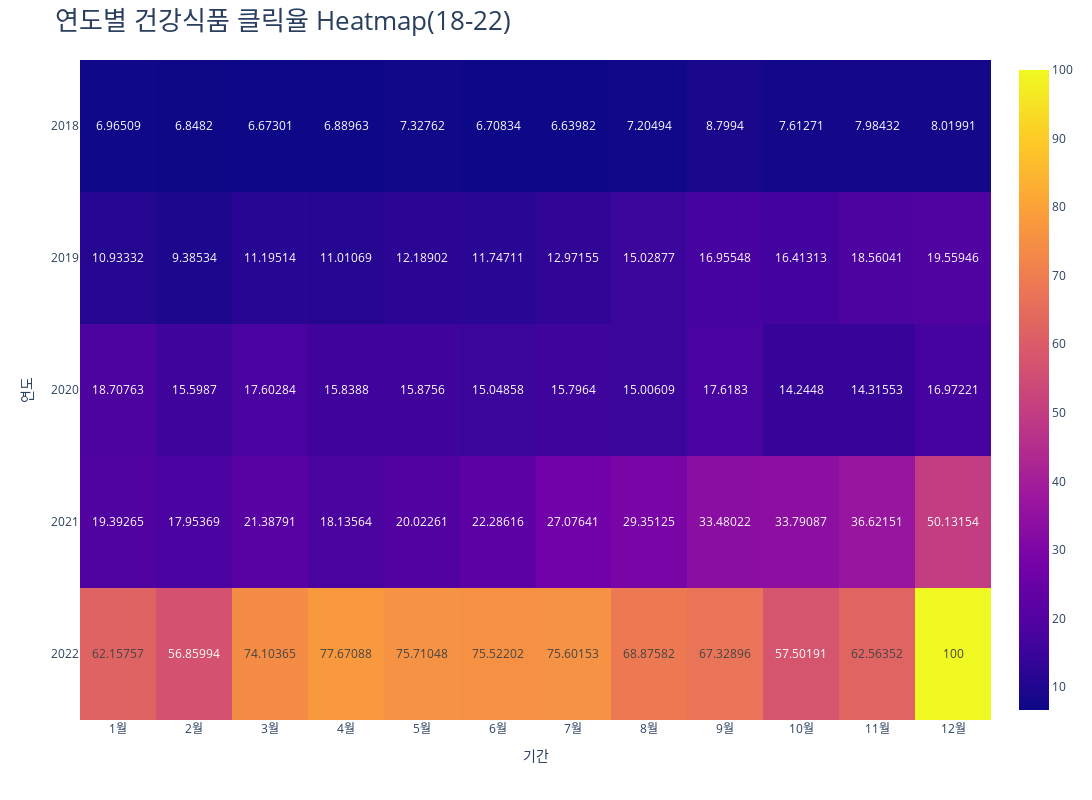

The notebook cell this image was saved under:
### Code cell
df_pivot = pd.pivot_table(df, values='ratio', index='year', columns='mmdd')
df_pivot
fig = px.imshow(df_pivot, text_auto=True, width=1600, height=800)
fig.update_layout(title = '연도별 건강식품 클릭율 Heatmap(18-22)',
                  title_font_size = 26,
                  width = 1600,
                  height = 800,
                  xaxis = dict(tickvals = ['01-01', '02-01', '03-01', '04-01', '05-01', '06-01', '07-01', '08-01', '09-01', '10-01', '11-01', '12-01'],
                               ticktext = ['1월', '2월', '3월', '4월', '5월', '6월', '7월', '8월', '9월', '10월', '11월', '12월'],
                               title = '기간',
                               title_font_size = 14),
                  yaxis = dict(title = '연도',
                               title_font_size = 14))
fig.show()

### Figure 1 — Plotly figure (JSON) as saved in the notebook; plotly's stock layout.template omitted (floating-point values rounded to 4 significant figures)
{"data": [{"coloraxis": "coloraxis", "hovertemplate": "mmdd: %{x}<br>year: %{y}<br>color: %{z}<extra></extra>", "name": "0", "texttemplate": "%{z}", "type": "heatmap", "x": ["01-01", "02-01", "03-01", "04-01", "05-01", "06-01", "07-01", "08-01", "09-01", "10-01", "11-01", "12-01"], "xaxis": "x", "y": ["2018", "2019", "2020", "2021", "2022"], "yaxis": "y", "z": [[6.965, 6.848, 6.673, 6.89, 7.328, 6.708, 6.64, 7.205, 8.799, 7.613, 7.984, 8.02], [10.93, 9.385, 11.2, 11.01, 12.19, 11.75, 12.97, 15.03, 16.96, 16.41, 18.56, 19.56], [18.71, 15.6, 17.6, 15.84, 15.88, 15.05, 15.8, 15.01, 17.62, 14.24, 14.32, 16.97], [19.39, 17.95, 21.39, 18.14, 20.02, 22.29, 27.08, 29.35, 33.48, 33.79, 36.62, 50.13], [62.16, 56.86, 74.1, 77.67, 75.71, 75.52, 75.6, 68.88, 67.33, 57.5, 62.56, 100]]}], "layout": {"coloraxis": {"colorscale": [[0, "#0d0887"], [0.1111, "#46039f"], [0.2222, "#7201a8"], [0.3333, "#9c179e"], [0.4444, "#bd3786"], [0.5556, "#d8576b"], [0.6667, "#ed7953"], [0.7778, "#fb9f3a"], [0.8889, "#fdca26"], [1, "#f0f921"]]}, "height": 800, "margin": {"t": 60}, "title": {"font": {"size": 26}, "text": "연도별 건강식품 클릭율 Heatmap(18-22)"}, "width": 1600, "xaxis": {"anchor": "y", "constrain": "domain", "domain": [0, 1], "scaleanchor": "y", "ticktext": ["1월", "2월", "3월", "4월", "5월", "6월", "7월", "8월", "9월", "10월", "11월", "12월"], "tickvals": ["01-01", "02-01", "03-01", "04-01", "05-01", "06-01", "07-01", "08-01", "09-01", "10-01", "11-01", "12-01"], "title": {"font": {"size": 14}, "text": "기간"}}, "yaxis": {"anchor": "x", "autorange": "reversed", "constrain": "domain", "domain": [0, 1], "title": {"font": {"size": 14}, "text": "연도"}}}}
